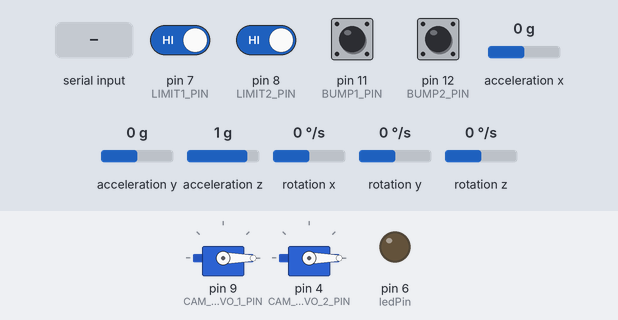
A sketch run on a simulated Arduino Mega 2560, built with avr-gcc and run on an emulated ATmega2560. On the bench: 2 × servo, output pins drawn as LEDs (lit = HIGH). The test bench sets the inputs (shaded band); at power-on: pin 7 (LIMIT1_PIN), pin 8 (LIMIT2_PIN), pin 11 (BUMP1_PIN), pin 12 (BUMP2_PIN) HIGH, acceleration x 0 g, acceleration y 0 g, acceleration z 1 g, rotation x 0 °/s, rotation y 0 °/s, rotation z 0 °/s. What the sketch prints to the serial monitor is not drawn.

Above: at 4.2 s.
4.3 s: "<90:45:200>" received over Serial
At 5.1 s:
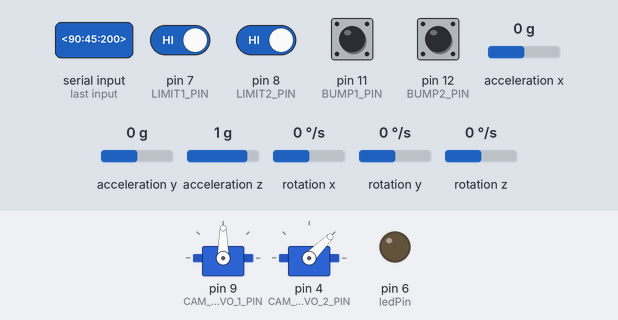
5.8 s: "<30:150:10>" received over Serial
At 6.4 s:
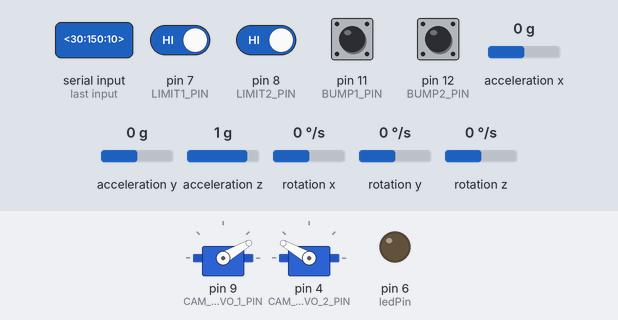
7.3 s: "<8888>" received over Serial
At 8.0 s:
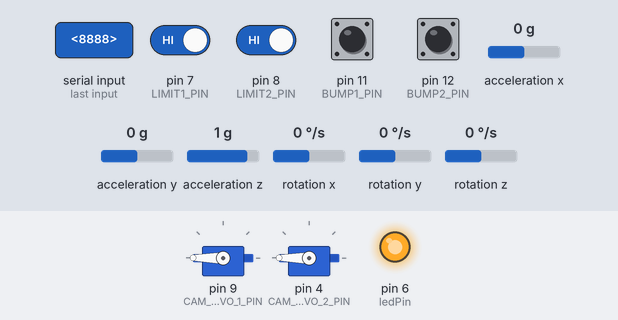
8.8 s: "<90:45>" received over Serial
At 9.3 s:
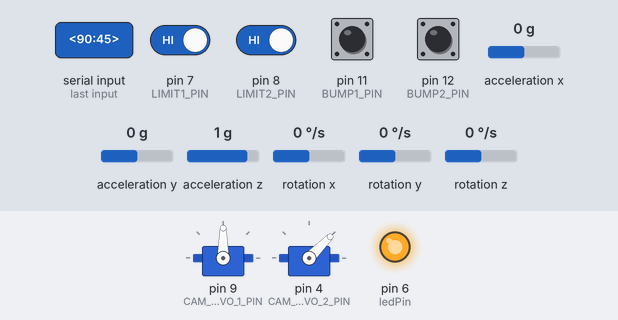
10.3 s: "<30:150>" received over Serial
At 11.5 s:
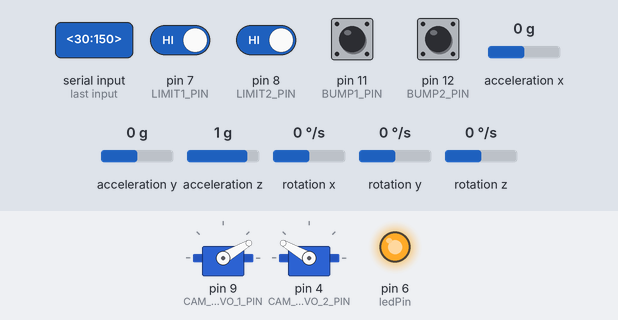
11.8 s: "<90:45:200:10>" received over Serial
At 12.6 s:
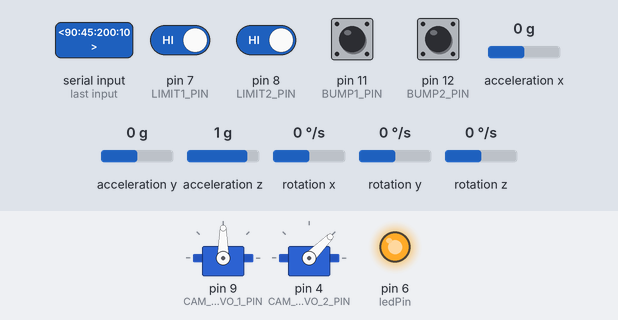
Timing chart, 0 to 14.3 s (numbered marks = the images above; inputs shaded):
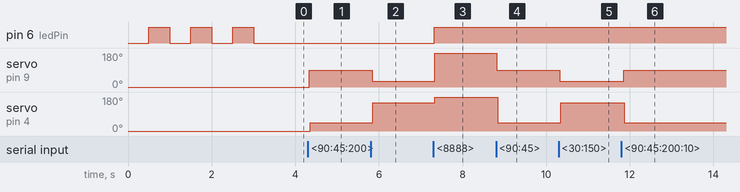

Measured:
- after the input at 4.3 s, servo on pin 9 (CAM_SERVO_1_PIN): 0° → 90° at once; servo on pin 4 (CAM_SERVO_2_PIN): 0° → 45° after 0.05 s
- after the input at 5.8 s, servo on pin 9 (CAM_SERVO_1_PIN): 90° → 30° at once; servo on pin 4 (CAM_SERVO_2_PIN): 45° → 150° after 0.06 s
- after the input at 7.3 s, pin 6 (ledPin): LOW → HIGH at once; servo on pin 9 (CAM_SERVO_1_PIN): 30° → 180° at once; servo on pin 4 (CAM_SERVO_2_PIN): 150° → 180° at once
- after the input at 8.8 s, servo on pin 9 (CAM_SERVO_1_PIN): 180° → 90° at once; servo on pin 4 (CAM_SERVO_2_PIN): 180° → 45° at once
- after the input at 10.3 s, servo on pin 9 (CAM_SERVO_1_PIN): 90° → 30° at once; servo on pin 4 (CAM_SERVO_2_PIN): 45° → 150° at once
- after the input at 11.8 s, servo on pin 9 (CAM_SERVO_1_PIN): 30° → 90° after 0.05 s; servo on pin 4 (CAM_SERVO_2_PIN): 150° → 45° after 0.07 s

The sketch:

testsensor_reader.ino
```cpp
#include <Servo.h>
#include <Wire.h>
#include <LSM303.h>
#include <L3G.h>

L3G gyro;
String msg = "";

const unsigned int CAM_SERVO_1_PIN = 9;
const unsigned int CAM_SERVO_2_PIN = 4;
const unsigned int TEST_IR = 2;//For the IR Sensor
const unsigned int LIMIT1_PIN = 7;
const unsigned int LIMIT2_PIN = 8;
const unsigned int BUMP1_PIN = 11;
const unsigned int BUMP2_PIN = 12;

const int ledPin = 6;
int testcamservoSetpoint;
int prevSetpoint;
int ledVal = 0;

unsigned int ratchetMotorSetpoint;
unsigned int camServo1Setpoint;
unsigned int camServo2Setpoint;
unsigned int camServo3Setpoint;
unsigned int camServo4Setpoint;
unsigned int testIRval; //For IR Sensor

Servo testCameraServo;
Servo camServo1;
Servo camServo2;
Servo camServo3;
Servo camServo4;
LSM303 compass;

String inboundMessage = "";

void setup()
{
  testCameraServo.attach(CAM_SERVO_1_PIN);
  //    camServo1.attach(CAM_SERVO_1_PIN);
  camServo2.attach(CAM_SERVO_2_PIN);
  //  camServo3.attach(CAM_SERVO_3_PIN);
  //  camServo4.attach(CAM_SERVO_4_PIN);
  pinMode(8, INPUT_PULLUP);
  pinMode(ledPin, OUTPUT);      //LED Pin
  pinMode(LIMIT1_PIN, INPUT_PULLUP);
  pinMode(LIMIT2_PIN, INPUT_PULLUP);
  pinMode(BUMP1_PIN, INPUT_PULLUP);
  pinMode(BUMP2_PIN, INPUT_PULLUP);
  Serial.begin(115200);
  Serial1.begin(115200);

  Wire.begin();
  if (!gyro.init())
  {
    Serial.println("Failed to autodetect gyro type!");
    while (1);
  }
  testCameraServo.write(0);
  camServo2.write(0);
  prevSetpoint = 90;
  gyro.enableDefault();

  digitalWrite(ledPin, 0);
  delay(500);
  digitalWrite(ledPin, 1);
  delay(500);
  digitalWrite(ledPin, 0);
  delay(500);
  digitalWrite(ledPin, 1);
  delay(500);
  digitalWrite(ledPin, 0);
  delay(500);
  digitalWrite(ledPin, 1);
  delay(500);
  digitalWrite(ledPin, 0);
}

void loop()
{
  String inboundMessage = "";
  String outboundMessage = "";
  bool foundEndOfLine = false;
  while (1)
  {
    int lim1 = digitalRead(LIMIT1_PIN);
    int lim2= digitalRead(LIMIT2_PIN);
    int bump1 = digitalRead(BUMP1_PIN);
    int bump2 = digitalRead(BUMP2_PIN);

    gyro.read();
    float dps = (float)gyro.g.x * 8.75 / 1000;
    dps += 0.55; //additional Calibration
    outboundMessage = "";
    //float heading = compass.heading();
    //    outboundMessage += makeMessageString("ScoopReedSwitch", analogRead(A0));
    //    outboundMessage += makeMessageString("BucketMaterialDepthSense", analogRead(A1));
    //    outboundMessage += makeMessageString("LimitSwitch", digitalRead(8));
    //    outboundMessage += makeMessageString("IRSensor", analogRead(TEST_IR));
    outboundMessage += makeMessageString("IMU", abs(dps));
    outboundMessage += makeMessageString("LED", float(ledVal));
    outboundMessage += makeMessageString("UpperLimitSwitch", float(lim1));
    outboundMessage += makeMessageString("LowerLimitSwitch", float(lim2));
    outboundMessage += makeMessageString("Bump1", float(bump1));
    outboundMessage += makeMessageString("Bump2", float(bump2));

    //    Serial.println("There");

    //    delay(100);
    if (outboundMessage.length() > 0) {
      outboundMessage += "\r";
    }

    //    Serial.flush();
    //    Serial.println((Serial.available()));
    //*****************************READ THE SERVO DATA AND WRITE SERVO*****************************************//
    if (Serial.available() > 0) {
      char data = Serial.read();
      //      Serial1.println(data);
      if (data == '<') {
      }

      else if (data == '>') {
        if (msg.toInt() < 0) {
          msg = msg.charAt(msg.length() - 1);
        }

        if (msg.toInt() == 8888) {
          pingLed();
        }
        if (msg.toInt() == 666) {
          testCameraServo.write(0);
          camServo2.write(0);
          delay(100);
          testCameraServo.detach();
          camServo2.detach();

        }

        else {
          const int colonIndex = msg.indexOf(':');
          testcamservoSetpoint = msg.substring(0,colonIndex).toInt();
          camServo2Setpoint = msg.substring(colonIndex+1).toInt();
//          testcamservoSetpoint = msg.toInt();
//          camServo2Setpoint = msg.toInt();
          writeMotorValues();
        }
        //**************************SENDING IMU MESSAGE HERE*******************************************
        for (int i = 0; i <= outboundMessage.length(); i++) {
          Serial.write(outboundMessage[i]);
        }
        outboundMessage = "";
        //********************************************************************************************

        msg = "";
      }

      else {
        msg += data;// - 48;
      }
    }

  }
}


void parseInboundMessage(String message)
{
  const int openIndex = message.indexOf('<');
  const int closeIndex = message.indexOf('>');
  const int colonIndex1 = message.indexOf(':');
  const int colonIndex2 = message.indexOf(':', colonIndex1+1);
  //  const int colonIndex3 = message.indexOf(':', colonIndex2+1);
  //  const int colonIndex4 = message.indexOf(':', colonIndex3+1);

  //  //if any of the above failed, the message is malformed and the system not attempt to do anything to it.
  //  if(openIndex == -1 || closeIndex == -1 || colonIndex1 == -1 || colonIndex2 == -1 || colonIndex3 == -1 || colonIndex4 == -1)
  //  {
  //    return;
  //  }
  //  String val1 = message.substring(openIndex + 1, closeIndex);
  String val1 = message.substring(openIndex + 1, colonIndex1);
  //  if (val1.toInt() % 10 == 0) {
  //
  //    digitalWrite(13, HIGH);
  //  }
  //  else {
  //    digitalWrite(13, LOW);
  //  }
  String val2 = message.substring(colonIndex1 + 1, colonIndex2);
  String val3 = message.substring(colonIndex2+1, closeIndex);
  //  String val4 = message.substring(colonIndex3+1, colonIndex4);
  //  String val5 = message.substring(colonIndex4+1, closeIndex);

  //  Serial.print("[" + val1 + "]");
  //  Serial.print("[" + val2 + "]");
  //  Serial.print("[" + val3 + "]");
  //  Serial.print("[" + val4 + "]");
  //  Serial.println("[" + val5 + "]");

  testcamservoSetpoint = val1.toInt();
  camServo2Setpoint = val2.toInt();
  ledVal = val3.toInt();
  //    Serial3.println("P = " +   testcamservoSetpoint);

  //  ratchetMotorSetpoint = val1.toInt();
  //  camServo1Setpoint = val2.toInt();
  //  camServo2Setpoint = val3.toInt();
  //  camServo3Setpoint = val4.toInt();
  //  camServo4Setpoint = val5.toInt();
}


void clearInboundMessage(String message)
{
  message = "";
}

String makeMessageString(String sensorName, int sensorValue)
{
  String msg = "<";
  msg += sensorName;
  msg += ":";
  msg += String(sensorValue);
  msg += ">";
  //  msg += "\r";
  return msg;
}


//For the Compass
String makeMessageString(String sensorName, float sensorValue)
{
  String msg = "<";
  msg += sensorName;
  msg += ":";
  msg += String(sensorValue);
  msg += ">";
  //  msg += "\r";
  return msg;
}

void writeMotorValues()
{
  //    Serial1.print("Wrote:");
  Serial1.print(testcamservoSetpoint);
  testCameraServo.write(testcamservoSetpoint);
  Serial1.print(camServo2Setpoint);
  camServo2.write(camServo2Setpoint);
  //  camServo1.write(camServo1Setpoint);
  //  camServo2.write(camServo2Setpoint);
  //  camServo3.write(camServo3Setpoint);
  //  camServo4.write(camServo4Setpoint);
}

void pingLed() {
  if (ledVal == 0) {
    digitalWrite(ledPin, 1);
    ledVal = 1;
  }
  else if (ledVal == 1) {
    digitalWrite(ledPin, 0);
    ledVal = 0;
  }
}
```
